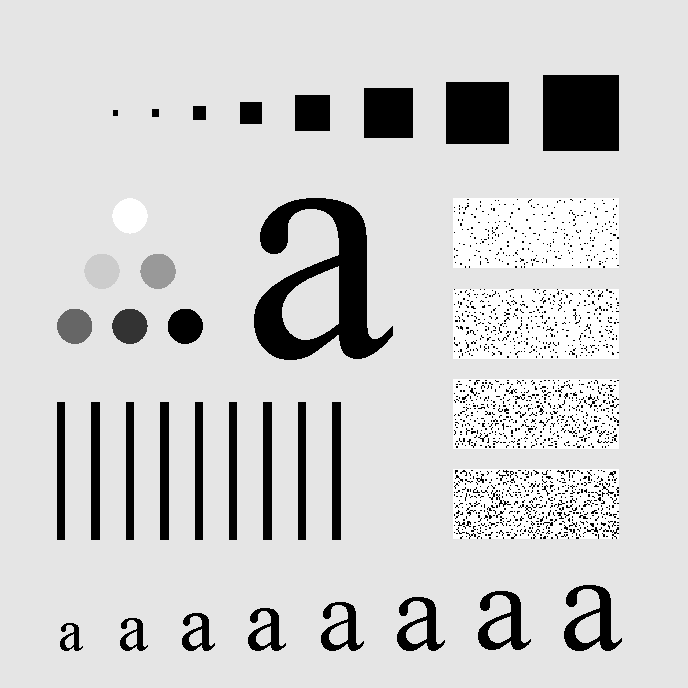
#> input picture DIP3E_Original_Images_CH04/Fig0441(a)(characters_test_pattern).tif, 688 x 688 px
$ jupyter execute 'Assignment 2.ipynb'
#> lines starting #> are read from the running program, lines starting #| are printed output that depends on the picture
[cell 1]
import numpy as np
from PIL import Image
import math
import matplotlib.pyplot as plt

<b> Assignment 2 : </b> Implement frequency domain filtering for image smoothening and sharpening using ideal and Butterworth filtering.

Compare the result with inbuilt functions if present.

Analyse and comment on the results

<h1> Frequency Domain Filtering </h1>

[cell 2]
#sample image for smoothing
image = Image.open("DIP3E_Original_Images_CH04/Fig0441(a)(characters_test_pattern).tif")
#> image is the input picture: PIL image 688x688 L; min 0, max 255, mean 207.3
ar = np.asarray(image)
plt.imshow(image, cmap="gray")

[cell 3]
#Padding with size : 2 x 2 wrt the original image
def pad(image) :
    P = image.shape[0]
    Q = image.shape[1]
    res = np.zeros((2 * P, 2 * Q))
    for i in range(P) :
        for j in range(Q) :
            res[i][j] = image[i][j]
    return res

The following is an algorithm to implement frequency domain filtering. It takes as input the image and filter and returns the filtered image.

[cell 4]
def generic_algorithm(image, H) :
    img = np.asarray(image)
    #apply padding
    padded_image = pad(img)
    dft = np.fft.fftshift(np.fft.fft2(padded_image))
    prod = dft * H
    idft = np.fft.ifft2(np.fft.ifftshift(prod))
    return idft

[cell 5]
#creating distance array
P = 2 * ar.shape[0]
#> P = 1376
Q = 2 * ar.shape[1]
#> Q = 1376
D = np.zeros((P, Q))
for i in range(P) :
    for j in range(Q) :
        D[i][j] = math.sqrt(((i - P // 2) ** 2) + ((j - Q // 2) ** 2))
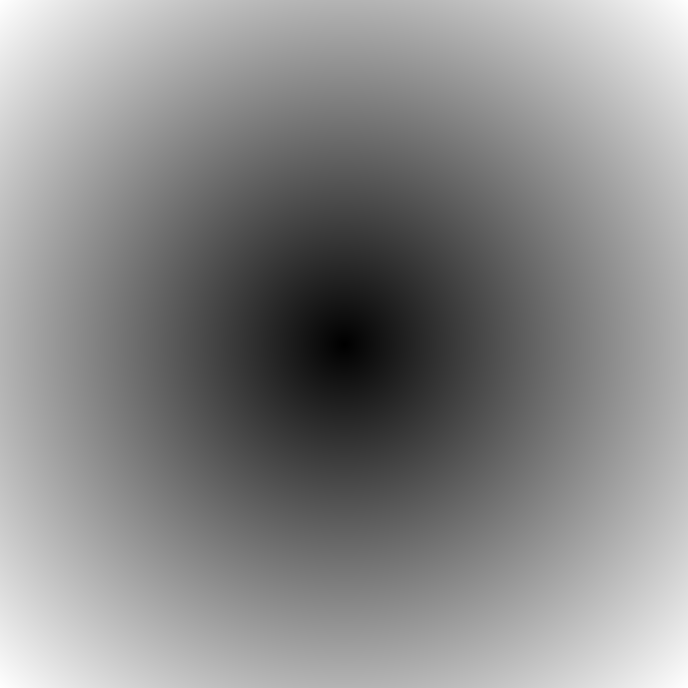
#> D: shape (1376, 1376) float64 (shown at 1/2 size); min 0, max 973, mean 526.5; drawn with min black and max white

<h2> Smoothening Filters (Lowpass Filters)</h2>

Output of low pass filter only allow low frequencies to pass through, the high frequencies contents such as noises are blocked which make processed image has less noisy pixels. Therefore, low pass filter is highly used to remove the noises in images.

<h3> Ideal Lowpass Filter </h3>

[cell 6]
D0 = 100
img = (D <= D0)
plt.imshow(img, cmap = "gray")

[cell 7]
imgr = generic_algorithm(image, img)
#> after the loop in pad, `for i in range(P) :`:
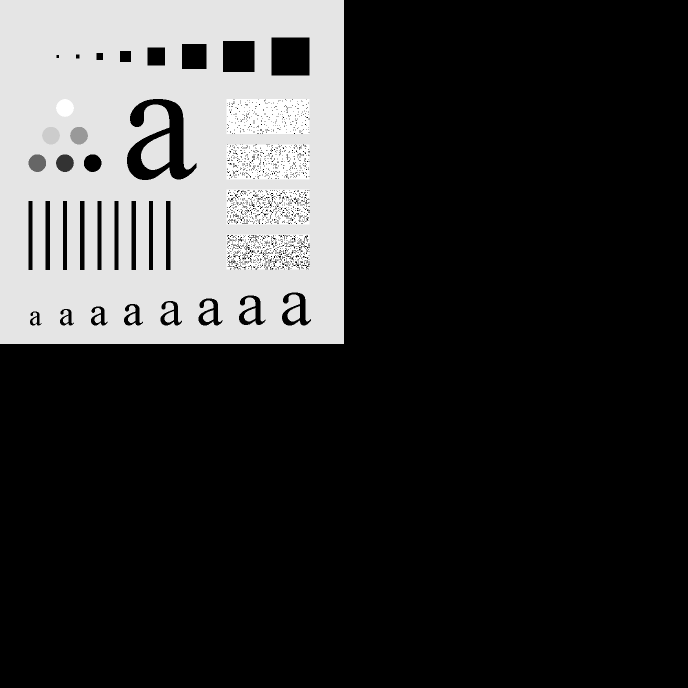
#> res: shape (1376, 1376) float64 (shown at 1/2 size); min 0, max 255, mean 51.8

[cell 8]
plt.imshow(2 * np.log(np.abs(imgr[:P//2, :Q//2])), cmap="gray")

<h3> Butterworth Smoothing Filter </h3>

[cell 9]
P = 2 * ar.shape[0]
Q = 2 * ar.shape[1]
D0 = 200
n = 2
img = np.zeros((P, Q))
for i in range(P) :
    for j in range(Q) :
        img[i][j] = 1 / (1 + ((D[i][j] / D0) ** (2 * n)))
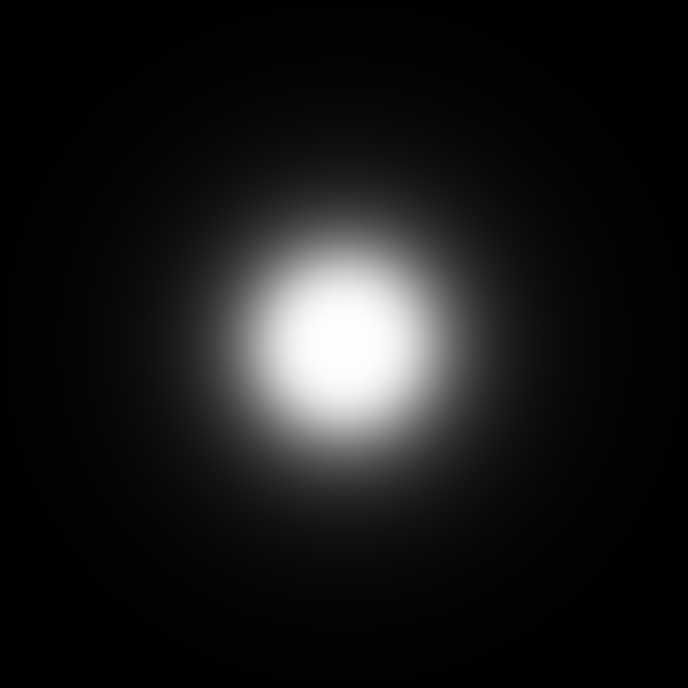
#> img: shape (1376, 1376) float64 (shown at 1/2 size); min 0.00178, max 1, mean 0.0997

[cell 10]
plt.imshow(img, cmap = "gray")

[cell 11]
imgr = generic_algorithm(image, img)

[cell 12]
plt.imshow(2 * np.log(np.abs(imgr[:P//2, :Q//2])), cmap="gray")

<h6> Analysis </h6>

Some information will be discontinued sharply without any smoothness. On the contrary, Butterworth is smoothly blocking information that is outside of certain radius from origin point which makes image smoother with less distortion.

A ringing effect is seen in the output of the ideal low pass filter

<h2> Sharpening Filters </h2>

The output from high pass filter captures the edges in image which could be used to sharpen the original image with proper overlap calculation. This will enhance sharpness in original image making edges clearer.

[cell 13]
image = Image.open("DIP3E_Original_Images_CH03/Fig0323(a)(mars_moon_phobos).tif")
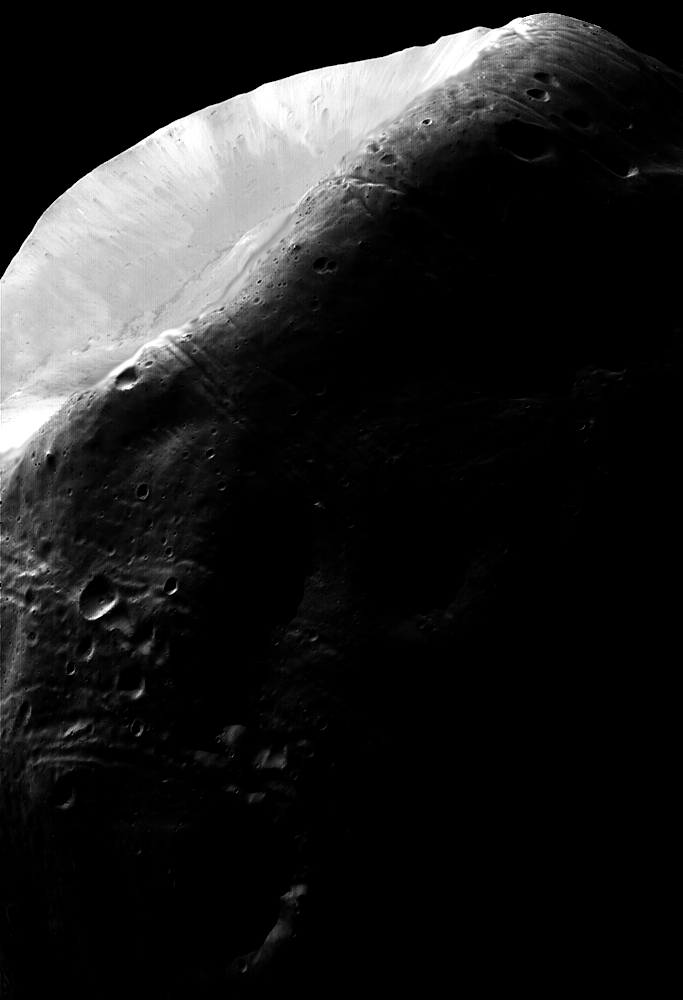
#> input picture DIP3E_Original_Images_CH03/Fig0323(a)(mars_moon_phobos).tif, 683 x 1000 px
#> image is the input picture: PIL image 683x1000 L; min 0, max 255, mean 31.7
ar = np.asarray(image)
plt.imshow(image, cmap="gray")

[cell 14]
#creating distance array
P = 2 * ar.shape[0]
#> P = 2000
Q = 2 * ar.shape[1]
#> Q = 1366
D = np.zeros((P, Q))
for i in range(P) :
    for j in range(Q) :
        D[i][j] = math.sqrt(((i - P // 2) ** 2) + ((j - Q // 2) ** 2))
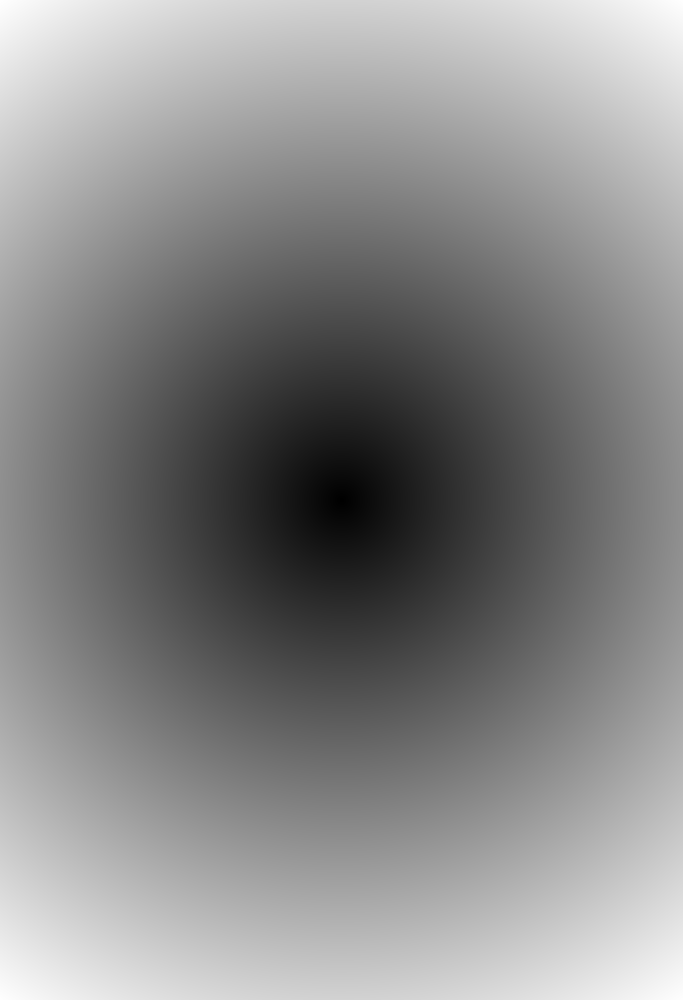
#> D: shape (2000, 1366) float64 (shown at 1/2 size); min 0, max 1211, mean 650.8; drawn with min black and max white

<h3> Ideal Highpass Filter </h3>

[cell 15]
D0 = 250
img = (D > D0)
plt.imshow(img, cmap = "gray")
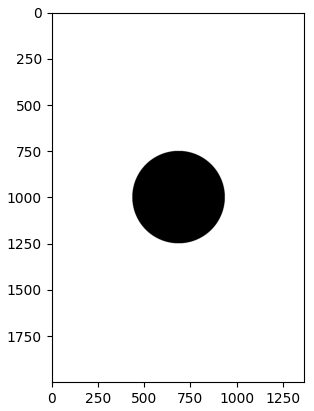
#> figure drawn by matplotlib, 1 panel

[cell 16]
imgr = generic_algorithm(image, img)
#> after the loop in pad (call 3), `for i in range(P) :`:
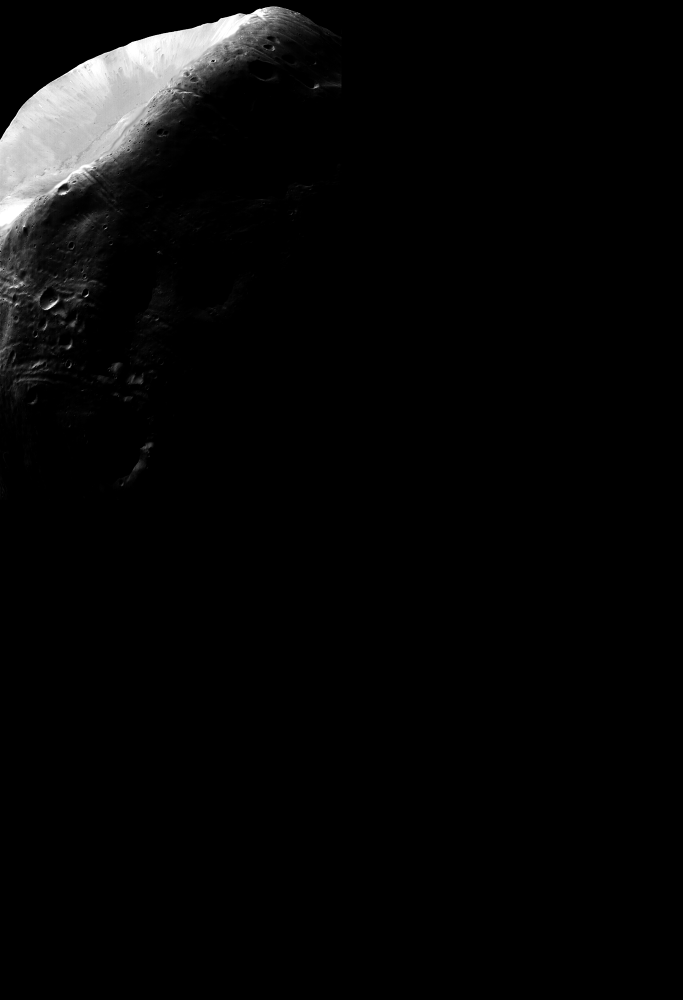
#> res: shape (2000, 1366) float64 (shown at 1/2 size); min 0, max 255, mean 7.9

[cell 17]
plt.imshow(2 * np.log(np.abs(imgr[:P//2, :Q//2])), cmap="gray")
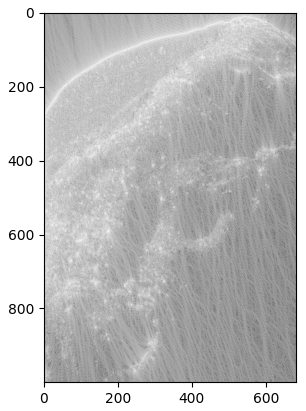
#> figure drawn by matplotlib, 1 panel

<h2> Butterworth Filter </h2>

[cell 18]
P = 2 * ar.shape[0]
Q = 2 * ar.shape[1]
D0 = 200
n = 2
img = np.zeros((P, Q))
for i in range(P) :
    for j in range(Q) :
        img[i][j] = 1 / ((1 + (D0 / D[i][j]) ** (2 * n)))
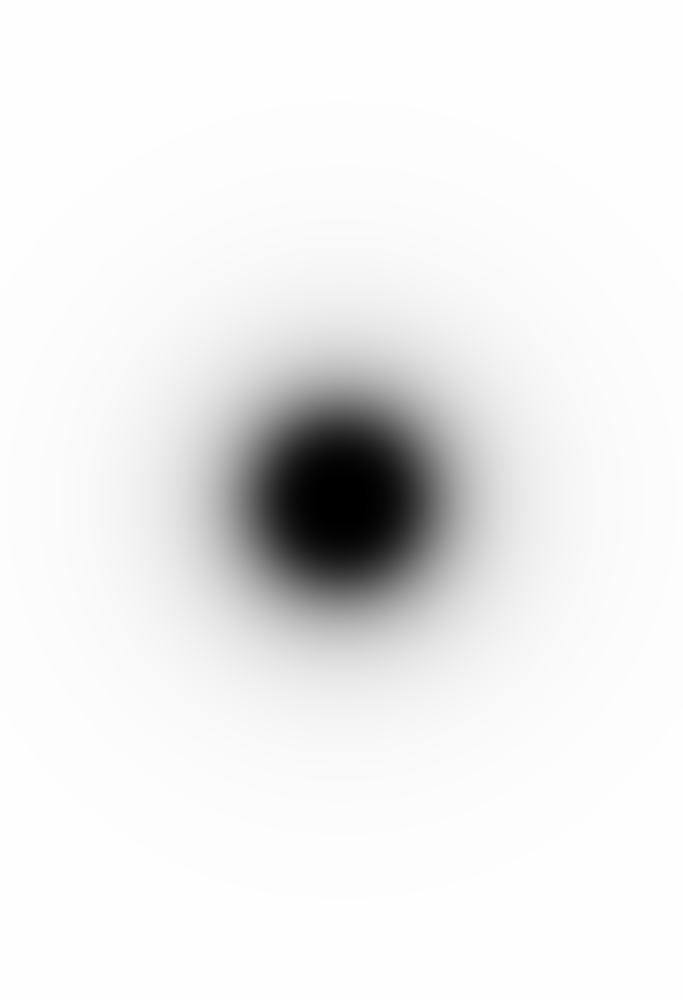
#> img: shape (2000, 1366) float64 (shown at 1/2 size); min 0, max 0.999, mean 0.93

[cell 19]
plt.imshow(img, cmap = "gray")

[cell 20]
imgr = generic_algorithm(image, img)

[cell 21]
plt.imshow(2 * np.log(np.abs(imgr[:P//2, :Q//2])), cmap="gray")
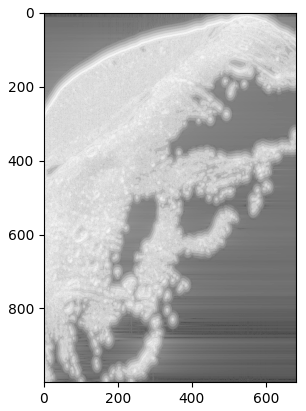
#> figure drawn by matplotlib, 1 panel
